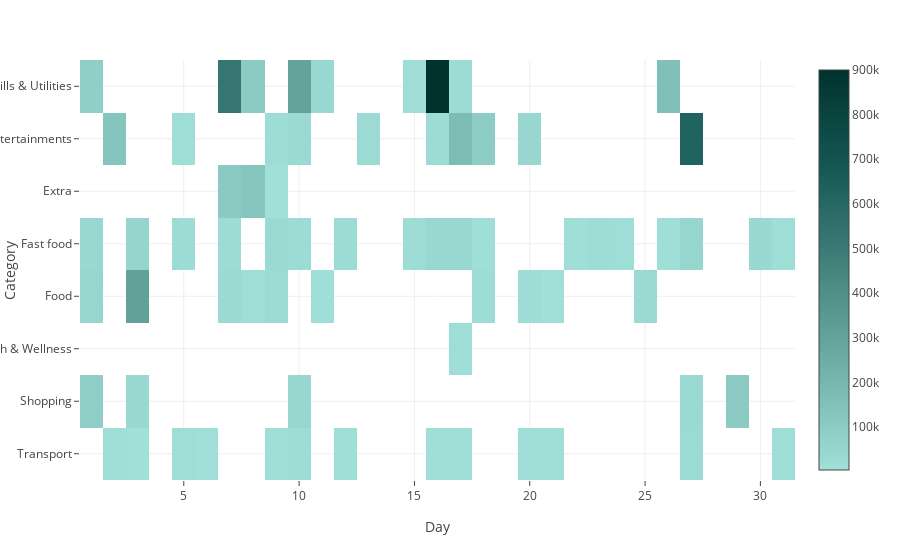

The notebook cell saved with this chart:
### Code cell
fig = px.imshow(pivoted_data,
                color_continuous_scale=heatmap_colors,
                aspect='equal')
fig.show()

### Figure 1 — Plotly figure (JSON) as saved in the notebook; plotly's stock layout.template omitted (floating-point values rounded to 4 significant figures; data arrays with more than 128 entries replaced by an {"elided": "..."} marker saying what was removed)
{"data": [{"coloraxis": "coloraxis", "hovertemplate": "Day: %{x}<br>Category: %{y}<br>color: %{z}<extra></extra>", "name": "0", "type": "heatmap", "x": [1, 2, 3, 4, 5, 6, 7, 8, 9, 10, 11, 12, 13, 14, 15, 16, 17, 18, 19, 20, 21, 22, 23, 24, 25, 26, 27, 28, 29, 30, 31], "xaxis": "x", "y": ["Bills & Utilities", "Entertainments", "Extra", "Fast food", "Food", "Health & Wellness", "Shopping", "Transport"], "yaxis": "y", "z": {"elided": "8x31 float values"}}], "layout": {"coloraxis": {"colorscale": [[0, "#a0e0d9"], [0.25, "#72b1aa"], [0.5, "#46847e"], [0.75, "#165954"], [1, "#00322e"]]}, "margin": {"t": 60}, "xaxis": {"anchor": "y", "constrain": "domain", "domain": [0, 1], "scaleanchor": "y", "title": {"text": "Day"}}, "yaxis": {"anchor": "x", "autorange": "reversed", "constrain": "domain", "domain": [0, 1], "title": {"text": "Category"}}}}
